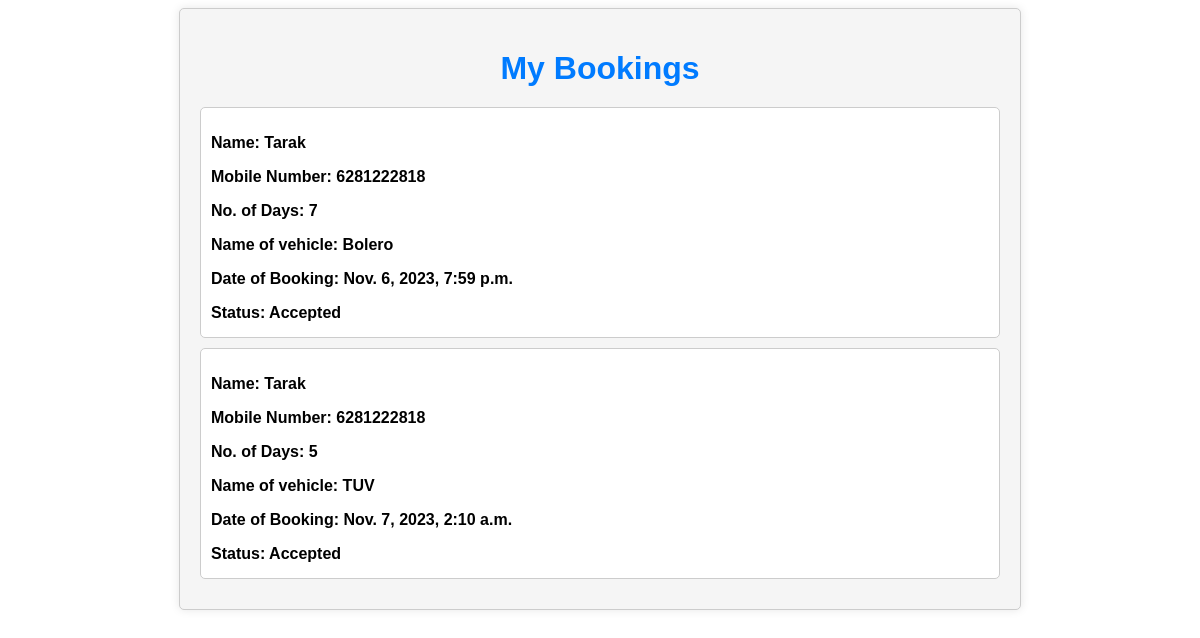
Page /travel/mybooking/ (signed in) on the committed database.
### travel/models.py (models this page shows)
class booking(models.Model):
    user = models.ForeignKey(User,on_delete=models.CASCADE,default=1)
    mobilenumber = models.CharField(max_length=10)
    no_of_days = models.IntegerField()
    name_of_car= models.ForeignKey(Vehicle,on_delete=models.CASCADE)
    date_of_booking = models.DateTimeField(auto_now_add=True)
    STATUS_CHOICES = [
        ('pending', 'Pending'),
        ('accepted', 'Accepted'),
    ]
    status = models.CharField(max_length=10, choices=STATUS_CHOICES, default='pending')

class Vehicle(models.Model):
    vehicle_name = models.CharField(max_length=100)
    no_of_seats = models.PositiveIntegerField()
    price_for_eachday = models.DecimalField(max_digits=10, decimal_places=2)
    def __str__(self):
        return self.vehicle_name

### travel/views.py (the view)
# urls.py: path('mybooking/',views.mybooking,name='mybooking'),
def mybooking(request):
    name = request.user
    mybook = name.booking_set.filter(status='Accepted')
    return render(request, 'mybooking.html',{'mybook':mybook})

### travel/templates/mybooking.html (shortened to what this page needs)
<!DOCTYPE html>
<html lang="en">
<head>
</head>
<body>
    <div class="container">
        <h1>My Bookings</h1>
        {% if mybook %}
            {% for booking in mybook %}
                <div class="booking-item">
                    <p class="booking-details">Name: {{ booking.user.username }}</p>
                    <p class="booking-details">Mobile Number: {{ booking.mobilenumber }}</p>
                    <p class="booking-details">No. of Days: {{ booking.no_of_days }}</p>
                    <p class="booking-details">Name of vehicle: {{ booking.name_of_car }}</p>
                    <p class="booking-details">Date of Booking: {{ booking.date_of_booking }}</p>
                    <p class="booking-details">Status: {{ booking.status }}</p>
                </div>
            {% endfor %}
        {% else %}
            <p>No bookings found.</p>
        {% endif %}
    </div>
</body>
</html>

### travel/templates/mybooking.html (style rules this page uses)
body { font-family: Arial, sans-serif; }
.container { max-width: 800px; margin: 0 auto; padding: 20px; background-color: #f5f5f5; border: 1px solid #ccc; border-radius: 5px; box-shadow: 0 0 10px rgba(0, 0, 0, 0.1); }
h1 { text-align: center; color: #007bff; margin-bottom: 20px; }
.booking-item { background-color: white; padding: 10px; margin: 10px 0; border: 1px solid #ccc; border-radius: 5px; }
.booking-details { font-weight: bold; margin-bottom: 5px; }

### rows in the picture
booking: user.username "Tarak", mobilenumber "6281222818", no_of_days "7", name_of_car "Bolero", date_of_booking "Nov. 6, 2023, 7:59 p.m.", status "Accepted"
booking: user.username "Tarak", mobilenumber "6281222818", no_of_days "5", name_of_car "TUV", date_of_booking "Nov. 7, 2023, 2:10 a.m.", status "Accepted"
